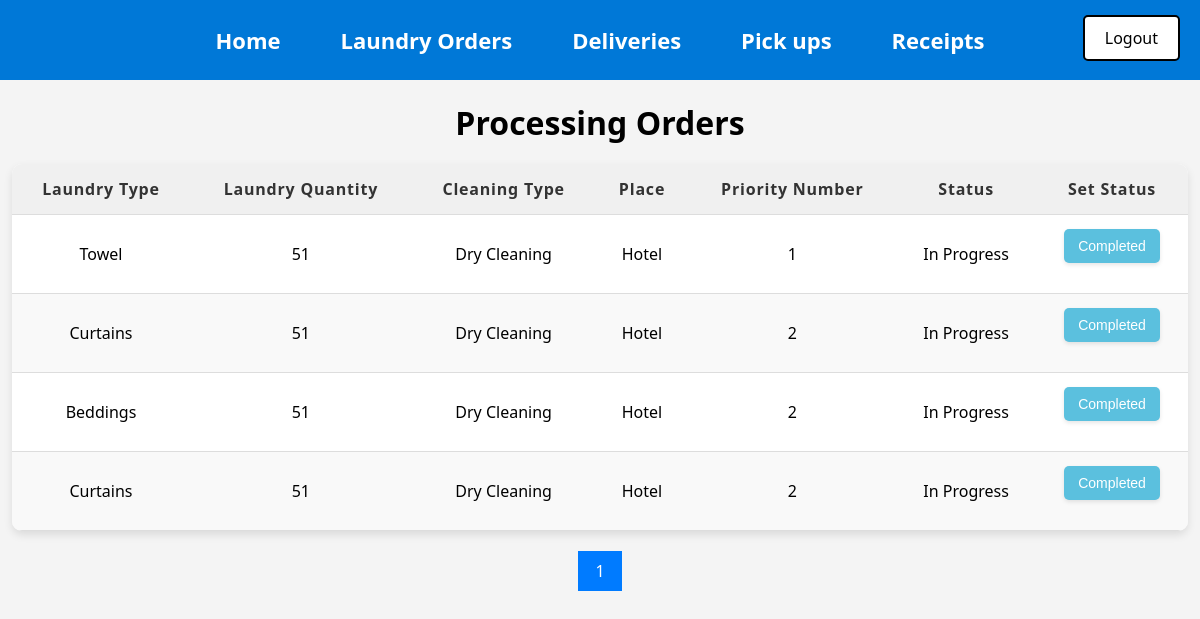
The page /home.php (signed in) on the database as committed earlier.
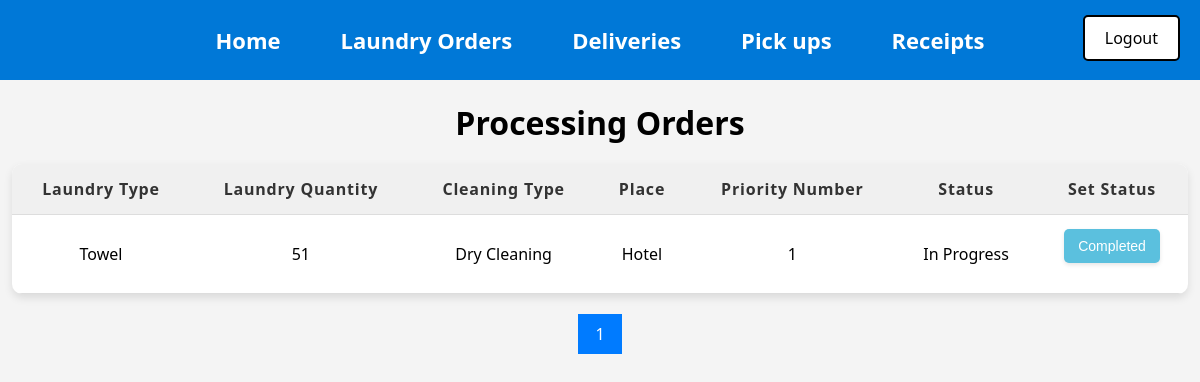
The same page on the database as committed later.
### tables this page shows
CREATE TABLE `Orders` (
  `Order_ID` int(11) NOT NULL AUTO_INCREMENT,
  `Order_date` date NOT NULL,
  `Laundry_type` varchar(40) NOT NULL,
  `Laundry_quantity` varchar(40) NOT NULL,
  `Cleaning_type` varchar(40) NOT NULL,
  `Place` varchar(40) NOT NULL,
  `Priority_number` varchar(40) NOT NULL,
  `Status` varchar(250) DEFAULT NULL,
  `User_ID` int(11) NOT NULL,
  PRIMARY KEY (`Order_ID`),
  KEY `Users_Orders` (`User_ID`),
  CONSTRAINT `Users_Orders` FOREIGN KEY (`User_ID`) REFERENCES `Users` (`User_ID`)
);

### htdocs/home.php (the view, shortened to what this page needs)
<?php
include("db_connect.php");
include("Menu.php");
include("Logout.php");
$results_per_page = 6;
$current_page = isset($_GET['page']) && is_numeric($_GET['page']) ? intval($_GET['page']) : 1;
$start_from = ($current_page - 1) * $results_per_page;
$total_query = "SELECT COUNT(*) AS total FROM Orders WHERE Status = 'In Progress'";
$total_result = mysqli_query($conn, $total_query);
$total_row = mysqli_fetch_assoc($total_result);
$total_results = $total_row['total'];
$total_pages = ceil($total_results / $results_per_page);
$sql = "SELECT Order_ID, Order_date, Laundry_type, Laundry_quantity, Cleaning_type, Place, Priority_number, Status
        FROM Orders
        WHERE Status = 'In Progress'
        ORDER BY Priority_number ASC
        LIMIT $start_from, $results_per_page";
$query = mysqli_query($conn, $sql);
?>
<!DOCTYPE html>
<html lang="en">
<head>
</head>
<body>
    <h1>Processing Orders</h1>
    <table>
        <thead>
            <tr>
                <th>Laundry Type</th>
                <th>Laundry Quantity</th>
                <th>Cleaning Type</th>
                <th>Place</th>
                <th>Priority Number</th>
                <th>Status</th>
                <th>Set Status</th>
            </tr>
        </thead>
        <tbody>
            <?php
            if (!$query) {
                echo "<tr><td colspan='8'>Error: " . $sql . "<br>" . mysqli_error($conn) . "</td></tr>";
            } else {
                while ($result = mysqli_fetch_assoc($query)) {
                    echo "<tr>";
                    echo "<td>" . htmlspecialchars($result["Laundry_type"]) . "</td>";
                    echo "<td>" . htmlspecialchars($result["Laundry_quantity"]) . "</td>";
                    echo "<td>" . htmlspecialchars($result["Cleaning_type"]) . "</td>";
                    echo "<td>" . htmlspecialchars($result["Place"]) . "</td>";
                    echo "<td>" . htmlspecialchars($result["Priority_number"]) . "</td>";
                    echo "<td>" . htmlspecialchars($result["Status"]) . "</td>";
                    echo "<td>";
                    if ($result['Status'] == 'In Progress' && ($result['Place'] == 'Hotel' || $result['Place'] == 'The Hotel')) {
                        echo "<form method='POST'><input type='hidden' name='Order_ID' value='" . htmlspecialchars($result['Order_ID']) . "'><button class='status-btn completed' name='status' value='Completed'>Completed</button></form>";
                    } elseif ($result['Status'] == 'In Progress') {
                        echo "<form method='POST'><input type='hidden' name='Order_ID' value='" . htmlspecialchars($result['Order_ID']) . "'><button class='status-btn ready-for-pickup' name='status' value='Ready for Pick up'>Ready for Pick up</button></form>";
                    }
                    echo "</td>";
                    echo "</tr>";
                }
            }
            ?>
        </tbody>
    </table>
    <div class="pagination">
        <?php
        for ($page = 1; $page <= $total_pages; $page++) {
            echo "<a href='home.php?page=$page' class='" . ($page == $current_page ? "active" : "") . "'>$page</a>";
        }
        ?>
    </div>
</body>
</html>

Rows that differ between the two databases and show on the page:
no longer on this page (row edited): orders: Laundry_type "Curtains", Laundry_quantity "51", Cleaning_type "Dry Cleaning", Place "Hotel", Priority_number "2", Status "In Progress"
no longer on this page (row edited): orders: Laundry_type "Beddings", Laundry_quantity "51", Cleaning_type "Dry Cleaning", Place "Hotel", Priority_number "2", Status "In Progress"
no longer on this page (row edited): orders: Laundry_type "Curtains", Laundry_quantity "51", Cleaning_type "Dry Cleaning", Place "Hotel", Priority_number "2", Status "In Progress"
